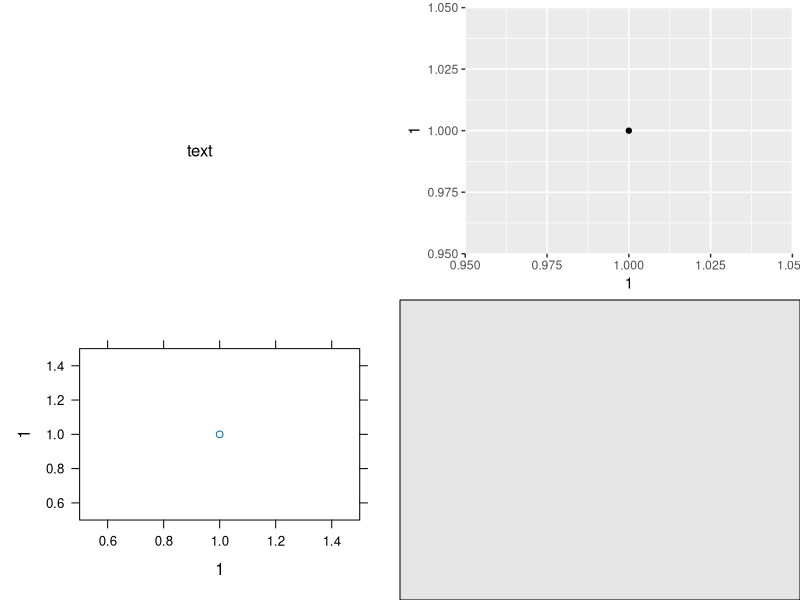
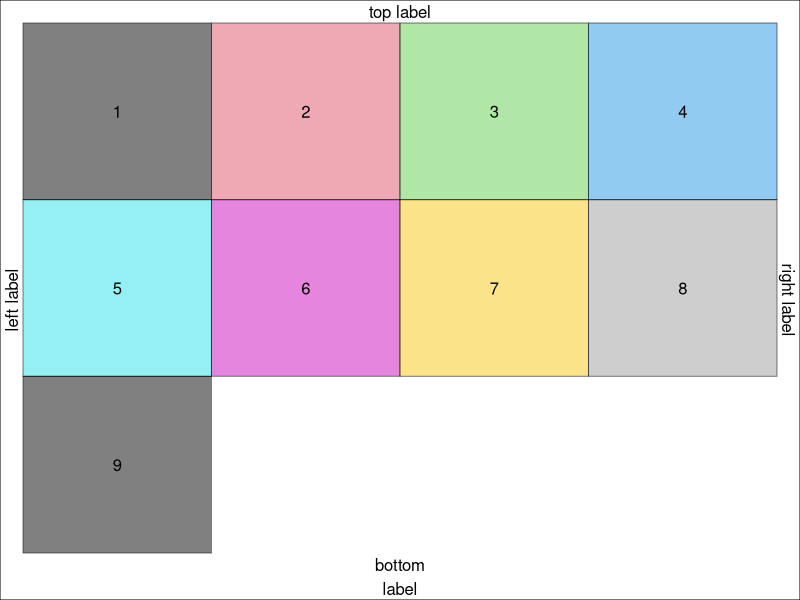
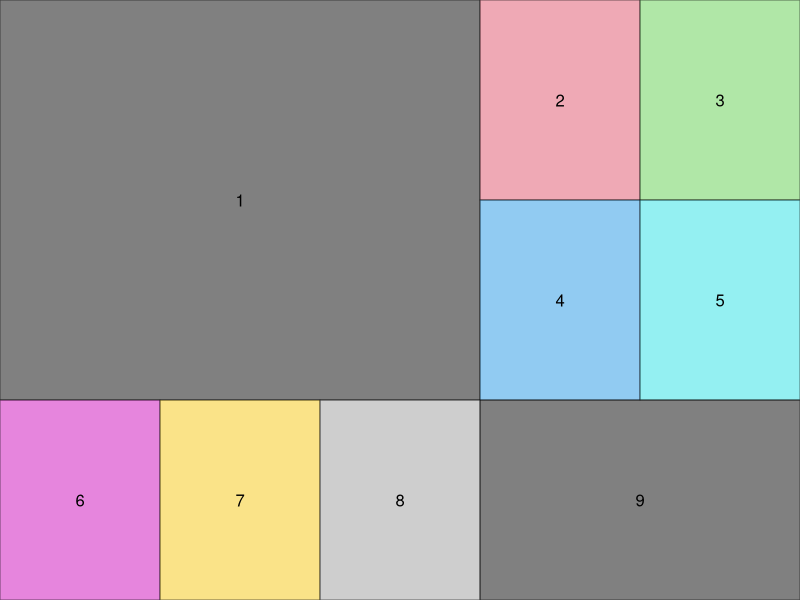
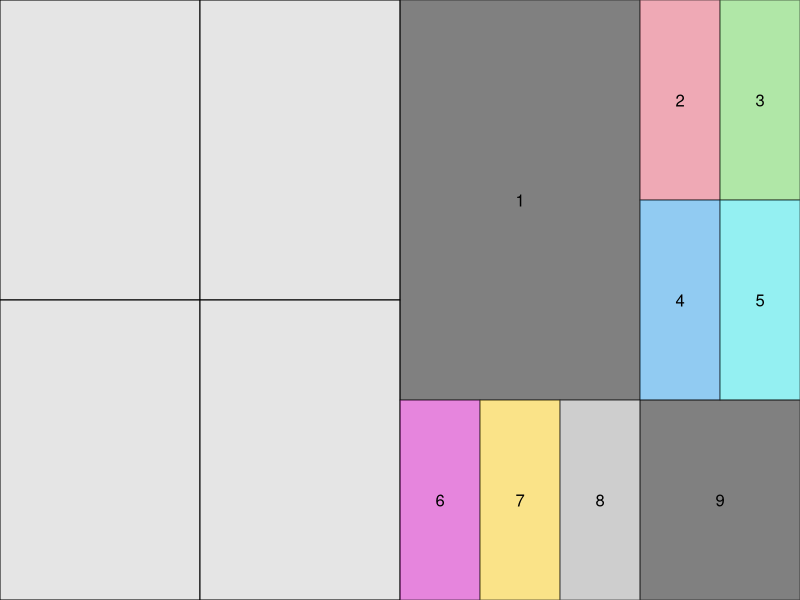
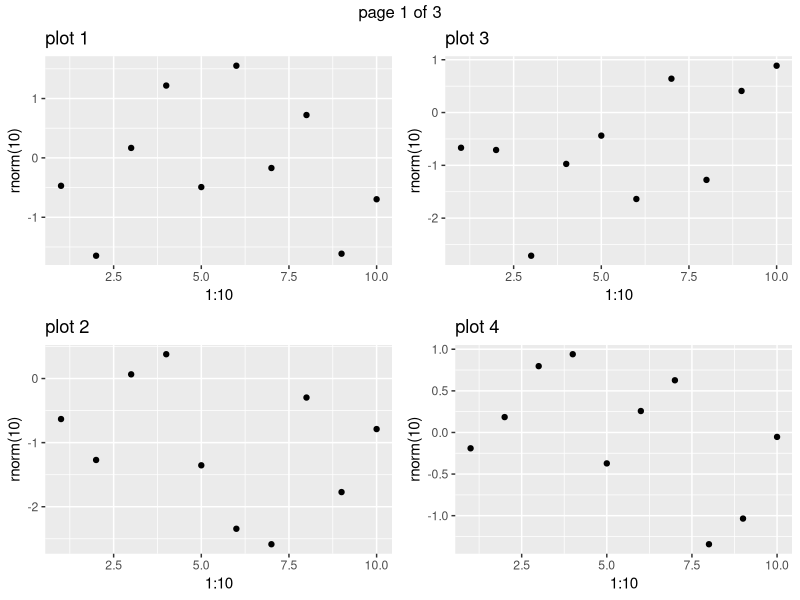
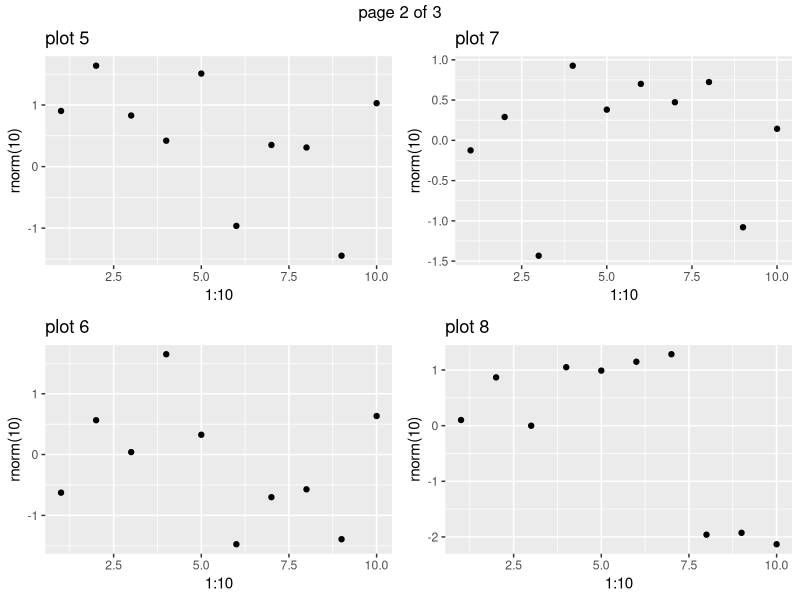
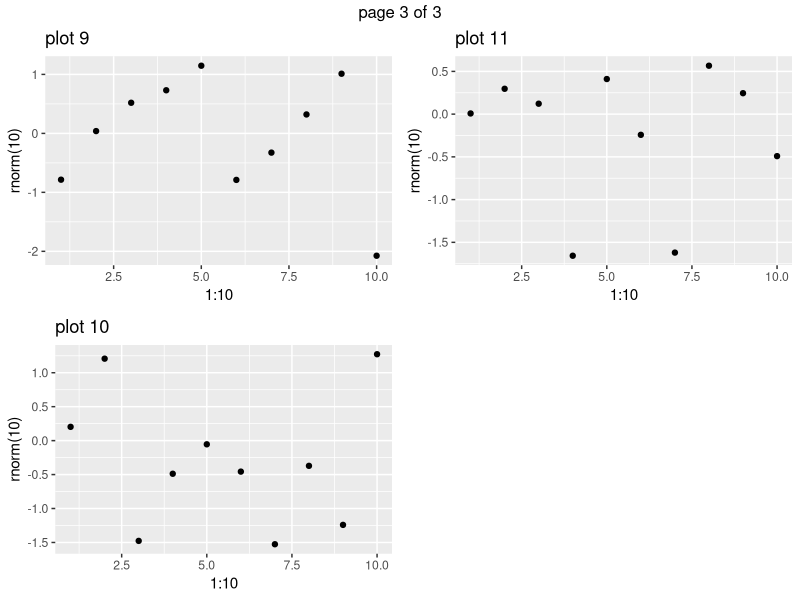

The R script that drew these images, in order:
## ---- chunk 1
library(gridExtra)
library(grid)
library(ggplot2)
library(lattice)
p <- qplot(1,1)
p2 <- xyplot(1~1)
r <- rectGrob(gp=gpar(fill="grey90"))
t <- textGrob("text")
grid.arrange(t, p, p2, r, ncol=2)
## ---- chunk 2
gs <- lapply(1:9, function(ii) 
  grobTree(rectGrob(gp=gpar(fill=ii, alpha=0.5)), textGrob(ii)))
grid.arrange(grobs=gs, ncol=4, 
               top="top label", bottom="bottom\nlabel", 
               left="left label", right="right label")
grid.rect(gp=gpar(fill=NA))
## ---- chunk 3
lay <- rbind(c(1,1,1,2,3),
             c(1,1,1,4,5),
             c(6,7,8,9,9))
grid.arrange(grobs = gs, layout_matrix = lay)
## ---- chunk 4
g1 <- arrangeGrob(r,r,r,r)
g2 <- arrangeGrob(grobs = gs, layout_matrix = lay)
grid.arrange(g1, g2, ncol=2)
## ---- chunk 5
pl <- lapply(1:11, function(.x) 
             qplot(1:10, rnorm(10), main=paste("plot",.x)))
ml <- marrangeGrob(pl, nrow=2, ncol=2)
## interactive use; open new devices
ml
## non-interactive use, multipage pdf
## ggsave("multipage.pdf", ml)
